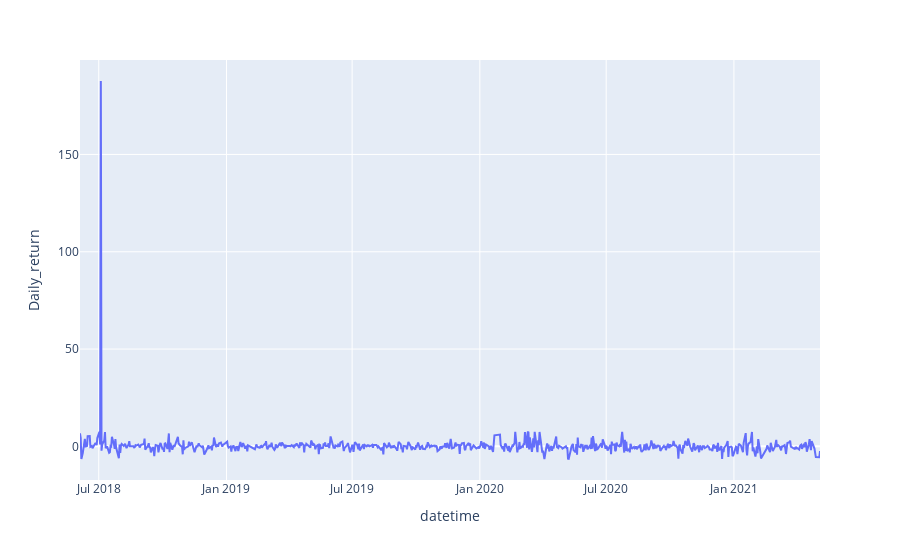

Write notebook code for a chart like this one.
### Code cell
fig = go.Figure()
px.line(df, x='datetime', y='Daily_return', labels={'x':'Date', 'y':'Daily_Return_%'})

### Figure 1 — Plotly figure (JSON) as saved in the notebook; plotly's stock layout.template omitted (floating-point values rounded to 4 significant figures; data arrays with more than 128 entries replaced by an {"elided": "..."} marker saying what was removed)
{"data": [{"hovertemplate": "datetime=%{x}<br>Daily_return=%{y}<extra></extra>", "legendgroup": "", "line": {"color": "#636efa", "dash": "solid"}, "mode": "lines", "name": "", "orientation": "v", "showlegend": false, "type": "scatter", "x": {"elided": "731 str values"}, "xaxis": "x", "y": {"elided": "731 float values"}, "yaxis": "y"}], "layout": {"legend": {"tracegroupgap": 0}, "margin": {"t": 60}, "xaxis": {"anchor": "y", "domain": [0, 1], "title": {"text": "datetime"}}, "yaxis": {"anchor": "x", "domain": [0, 1], "title": {"text": "Daily_return"}}}}
